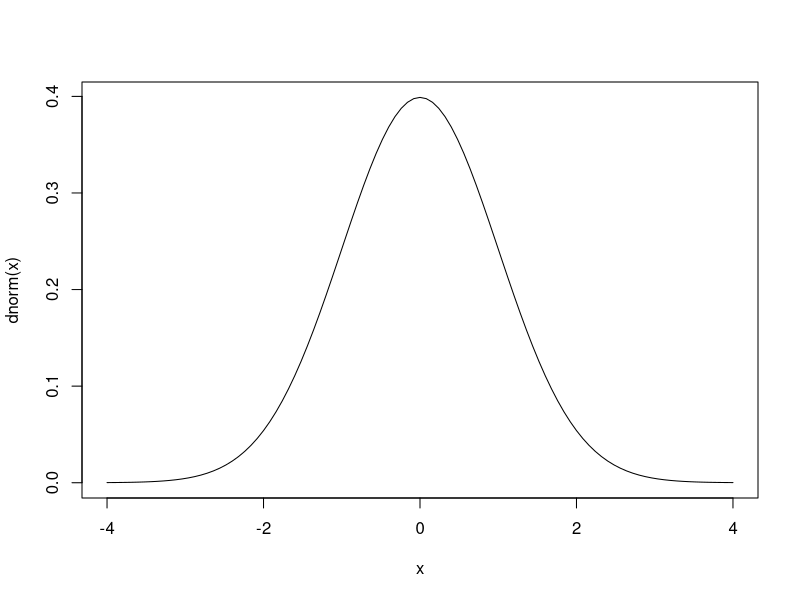
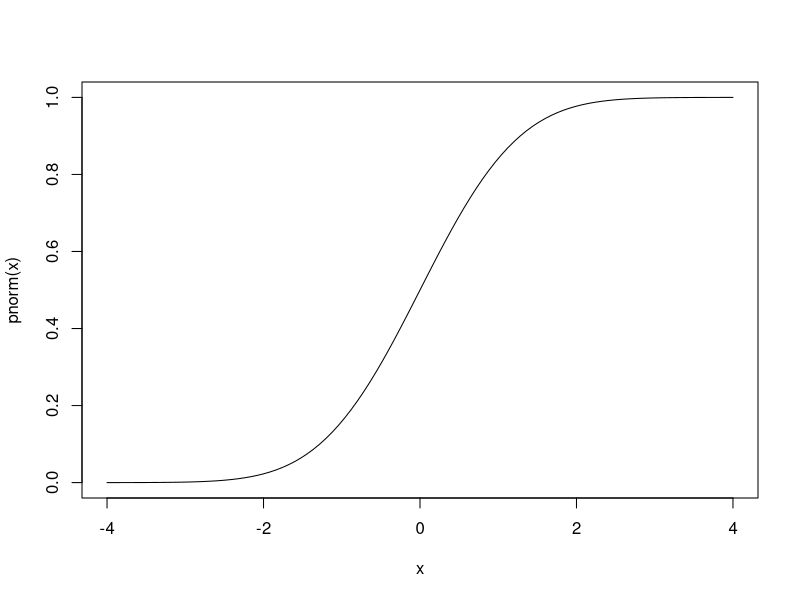
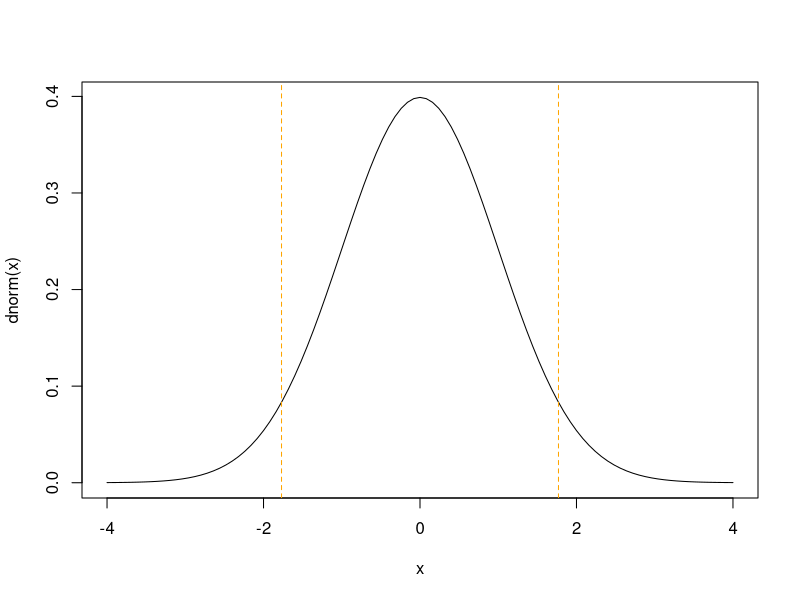

Recreate these plots in R, in order.
## ---- chunk 1
knitr::opts_chunk$set(echo = TRUE)
## ---- chunk 2
curve(dnorm(x), xlim=c(-4,4))
## ---- chunk 3
curve(pnorm(x), xlim=c(-4,4))
## ---- chunk 4
pnorm(1.77)
## ---- chunk 5
pnorm(-1.77)
## ---- chunk 6
pnorm(1.77) - pnorm(-1.77)
## ---- chunk 7
curve(dnorm(x), xlim=c(-4,4))
abline(v = c(-1.77, 1.77), lty="dashed", col="orange")
## ---- chunk 8
pnorm(2.19, lower.tail = FALSE)
## ---- chunk 9
qnorm(0.6406)
# Ya que
pnorm(0.360063)
## ---- chunk 10
qnorm(0.9881, lower.tail = FALSE)
# Ya que 
pnorm(-2.260343, lower.tail = FALSE)
## ---- chunk 11
pnorm(80, mean = 75, sd = 4) - pnorm(65, mean = 75, sd = 4)
## ---- chunk 12
pnorm(90, mean = 75, sd = 4, lower.tail = FALSE)
## ---- chunk 13
dnorm(69, mean = 75, sd = 4)
## ---- chunk 14
pnorm(70, mean = 75, sd = 4)
## ---- chunk 15
pnorm(69, mean = 75, sd = 4, lower.tail = FALSE)
